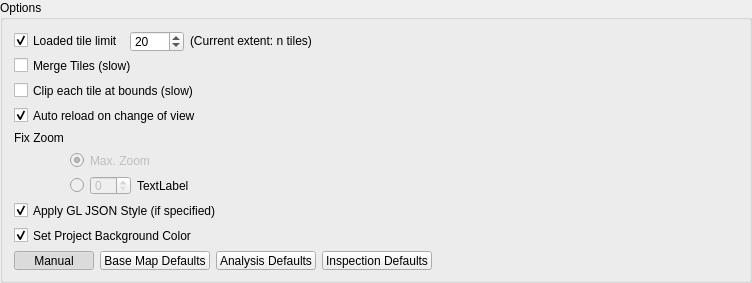
<?xml version="1.0" encoding="UTF-8"?>
<ui version="4.0">
 <class>OptionsGroup</class>
 <widget class="QGroupBox" name="OptionsGroup">
  <property name="geometry">
   <rect>
    <x>0</x>
    <y>0</y>
    <width>752</width>
    <height>283</height>
   </rect>
  </property>
  <property name="sizePolicy">
   <sizepolicy hsizetype="Minimum" vsizetype="Minimum">
    <horstretch>0</horstretch>
    <verstretch>0</verstretch>
   </sizepolicy>
  </property>
  <property name="minimumSize">
   <size>
    <width>0</width>
    <height>249</height>
   </size>
  </property>
  <property name="windowTitle">
   <string>Options</string>
  </property>
  <property name="title">
   <string>Options</string>
  </property>
  <layout class="QGridLayout" name="gridLayout">
   <item row="6" column="1">
    <widget class="QRadioButton" name="rbZoomMax">
     <property name="enabled">
      <bool>false</bool>
     </property>
     <property name="text">
      <string>Max. Zoom</string>
     </property>
     <property name="checked">
      <bool>true</bool>
     </property>
     <attribute name="buttonGroup">
      <string notr="true">buttonGroup</string>
     </attribute>
    </widget>
   </item>
   <item row="3" column="0" colspan="2">
    <widget class="QCheckBox" name="chkClipTiles">
     <property name="text">
      <string>Clip each tile at bounds (slow)</string>
     </property>
    </widget>
   </item>
   <item row="9" column="0" colspan="2">
    <widget class="QCheckBox" name="chkApplyStyles">
     <property name="toolTip">
      <string>Apply a build-in, predefined QGIS style made for OpenMapTiles (instead of random QGIS default style)</string>
     </property>
     <property name="text">
      <string>Apply GL JSON Style (if specified)</string>
     </property>
     <property name="checked">
      <bool>true</bool>
     </property>
    </widget>
   </item>
   <item row="2" column="0" colspan="2">
    <widget class="QCheckBox" name="chkMergeTiles">
     <property name="text">
      <string>Merge Tiles (slow)</string>
     </property>
     <property name="checked">
      <bool>false</bool>
     </property>
    </widget>
   </item>
   <item row="7" column="1">
    <layout class="QHBoxLayout" name="horizontalLayout">
     <item>
      <widget class="QRadioButton" name="rbZoomManual">
       <property name="enabled">
        <bool>false</bool>
       </property>
       <property name="text">
        <string/>
       </property>
       <attribute name="buttonGroup">
        <string notr="true">buttonGroup</string>
       </attribute>
      </widget>
     </item>
     <item alignment="Qt::AlignLeft">
      <widget class="QSpinBox" name="zoomSpin">
       <property name="enabled">
        <bool>false</bool>
       </property>
       <property name="maximumSize">
        <size>
         <width>70</width>
         <height>16777215</height>
        </size>
       </property>
      </widget>
     </item>
     <item>
      <widget class="QLabel" name="lblZoomRange">
       <property name="text">
        <string>TextLabel</string>
       </property>
      </widget>
     </item>
     <item>
      <spacer name="horizontalSpacer">
       <property name="orientation">
        <enum>Qt::Horizontal</enum>
       </property>
       <property name="sizeHint" stdset="0">
        <size>
         <width>40</width>
         <height>20</height>
        </size>
       </property>
      </spacer>
     </item>
    </layout>
   </item>
   <item row="1" column="0" colspan="2">
    <layout class="QGridLayout" name="gridLayout_5" columnstretch="0,0,0,0">
     <property name="horizontalSpacing">
      <number>6</number>
     </property>
     <item row="1" column="3">
      <spacer name="horizontalSpacer_3">
       <property name="orientation">
        <enum>Qt::Horizontal</enum>
       </property>
       <property name="sizeHint" stdset="0">
        <size>
         <width>40</width>
         <height>20</height>
        </size>
       </property>
      </spacer>
     </item>
     <item row="1" column="0">
      <widget class="QCheckBox" name="chkLimitNrOfTiles">
       <property name="toolTip">
        <string>&lt;html&gt;&lt;head/&gt;&lt;body&gt;&lt;p&gt;If this option is enabled, only the specified number of tiles will be loaded from the selected source. &lt;/p&gt;&lt;p&gt;Cached tiles are not affected by this limit. Therefore, there may be more tiles visible when loading is complete.&lt;/p&gt;&lt;/body&gt;&lt;/html&gt;</string>
       </property>
       <property name="text">
        <string>Loaded tile limit</string>
       </property>
       <property name="checked">
        <bool>true</bool>
       </property>
      </widget>
     </item>
     <item row="1" column="1" alignment="Qt::AlignLeft|Qt::AlignVCenter">
      <widget class="QSpinBox" name="spinNrOfLoadedTiles">
       <property name="enabled">
        <bool>true</bool>
       </property>
       <property name="minimumSize">
        <size>
         <width>0</width>
         <height>21</height>
        </size>
       </property>
       <property name="minimum">
        <number>1</number>
       </property>
       <property name="maximum">
        <number>9999</number>
       </property>
       <property name="value">
        <number>20</number>
       </property>
      </widget>
     </item>
     <item row="1" column="2">
      <widget class="QLabel" name="lblNumberTilesInCurrentExtent">
       <property name="text">
        <string>(Current extent: n tiles)</string>
       </property>
      </widget>
     </item>
    </layout>
   </item>
   <item row="11" column="0" colspan="2">
    <layout class="QHBoxLayout" name="horizontalLayout_2">
     <item>
      <widget class="QPushButton" name="btnManualSettings">
       <property name="text">
        <string>Manual</string>
       </property>
       <property name="checkable">
        <bool>true</bool>
       </property>
       <property name="checked">
        <bool>true</bool>
       </property>
       <property name="autoExclusive">
        <bool>true</bool>
       </property>
      </widget>
     </item>
     <item>
      <widget class="QPushButton" name="btnResetToBasemapDefaults">
       <property name="text">
        <string>Base Map Defaults</string>
       </property>
       <property name="checkable">
        <bool>true</bool>
       </property>
       <property name="checked">
        <bool>false</bool>
       </property>
       <property name="autoExclusive">
        <bool>true</bool>
       </property>
      </widget>
     </item>
     <item>
      <widget class="QPushButton" name="btnResetToAnalysisDefaults">
       <property name="text">
        <string>Analysis Defaults</string>
       </property>
       <property name="checkable">
        <bool>true</bool>
       </property>
       <property name="autoExclusive">
        <bool>true</bool>
       </property>
      </widget>
     </item>
     <item>
      <widget class="QPushButton" name="btnResetToInspectionDefaults">
       <property name="text">
        <string>Inspection Defaults</string>
       </property>
       <property name="checkable">
        <bool>true</bool>
       </property>
       <property name="autoExclusive">
        <bool>true</bool>
       </property>
      </widget>
     </item>
     <item>
      <spacer name="horizontalSpacer_2">
       <property name="orientation">
        <enum>Qt::Horizontal</enum>
       </property>
       <property name="sizeHint" stdset="0">
        <size>
         <width>40</width>
         <height>20</height>
        </size>
       </property>
      </spacer>
     </item>
    </layout>
   </item>
   <item row="5" column="0">
    <widget class="QLabel" name="label_5">
     <property name="maximumSize">
      <size>
       <width>16777215</width>
       <height>20</height>
      </size>
     </property>
     <property name="text">
      <string>Fix Zoom</string>
     </property>
    </widget>
   </item>
   <item row="10" column="0" colspan="2">
    <widget class="QCheckBox" name="chkSetBackgroundColor">
     <property name="text">
      <string>Set Project Background Color</string>
     </property>
     <property name="checked">
      <bool>true</bool>
     </property>
    </widget>
   </item>
   <item row="4" column="0" colspan="2">
    <widget class="QCheckBox" name="chkAutoZoom">
     <property name="text">
      <string>Auto reload on change of view</string>
     </property>
     <property name="checked">
      <bool>true</bool>
     </property>
    </widget>
   </item>
  </layout>
 </widget>
 <tabstops>
  <tabstop>chkLimitNrOfTiles</tabstop>
  <tabstop>spinNrOfLoadedTiles</tabstop>
  <tabstop>chkMergeTiles</tabstop>
  <tabstop>chkClipTiles</tabstop>
  <tabstop>rbZoomMax</tabstop>
  <tabstop>rbZoomManual</tabstop>
  <tabstop>zoomSpin</tabstop>
  <tabstop>chkApplyStyles</tabstop>
  <tabstop>btnResetToBasemapDefaults</tabstop>
  <tabstop>btnResetToAnalysisDefaults</tabstop>
  <tabstop>btnResetToInspectionDefaults</tabstop>
 </tabstops>
 <resources/>
 <connections/>
 <buttongroups>
  <buttongroup name="buttonGroup"/>
 </buttongroups>
</ui>
